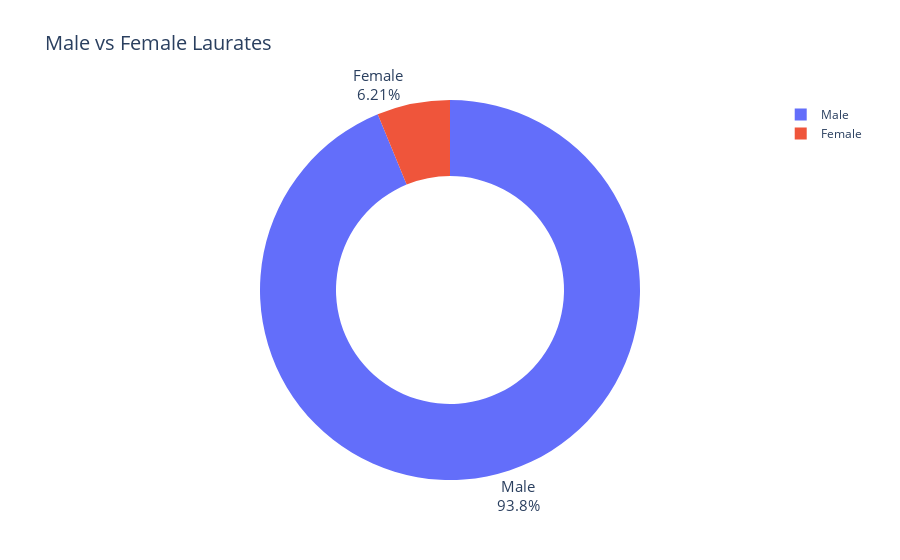

Write notebook code for a chart like this one.
### Markdown cell above
**Challenge**: Create a [donut chart using plotly](https://plotly.com/python/pie-charts/) which shows how many prizes went to men compared to how many prizes went to women. What percentage of all the prizes went to women?

### Code cell
male_vs_female_counts = df_data["sex"].value_counts()
male_vs_female = px.pie(values=male_vs_female_counts.values,names=male_vs_female_counts.index,
                        labels=male_vs_female_counts.index,
                        title = "Male vs Female Laurates",
                        hole=0.6)
male_vs_female.update_traces(textposition="outside",hoverinfo="label+value",textinfo="percent+label",textfont_size=15,) #Docs https://plotly.com/python/reference/pie/
male_vs_female.update_layout(title={"font":dict(size=20)})

### Figure 1 — Plotly figure (JSON) as saved in the notebook; plotly's stock layout.template omitted (floating-point values rounded to 4 significant figures)
{"data": [{"domain": {"x": [0, 1], "y": [0, 1]}, "hole": 0.6, "hoverinfo": "label+value", "hovertemplate": "label=%{label}<br>value=%{value}<extra></extra>", "labels": ["Male", "Female"], "legendgroup": "", "name": "", "showlegend": true, "textfont": {"size": 15}, "textinfo": "percent+label", "textposition": "outside", "type": "pie", "values": [876, 58]}], "layout": {"legend": {"tracegroupgap": 0}, "title": {"font": {"size": 20}, "text": "Male vs Female Laurates"}}}
